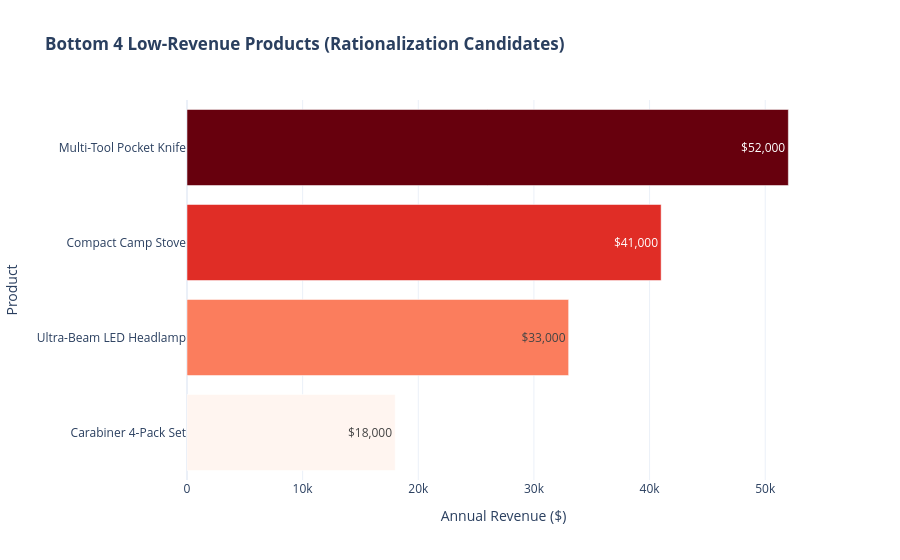

The code cell stored with this chart in its notebook:
### Markdown cell above
## 11. Challenge Activity

**Bottom-N Analysis for Inventory Rationalization:**  
Companies often leak margin by holding slow-moving inventory.

1. Filter the dataset for the **Bottom 4** products.
2. Build an interactive horizontal bar chart using Plotly Express with a warning color palette (`color_continuous_scale="Reds"`).
3. Formulate two specific recommendations for the merchandising team regarding how to handle these 4 items (e.g., discontinuation, discounting, or bundling).

### Code cell
# Challenge Activity: Bottom-4 Analysis
bottom4_df = df.sort_values(by="revenue", ascending=True).head(4)

fig_bottom = px.bar(
    bottom4_df,
    x="revenue",
    y="product",
    orientation="h",
    color="revenue",
    color_continuous_scale="Reds",
    title="<b>Bottom 4 Low-Revenue Products (Rationalization Candidates)</b>",
    labels={"revenue": "Annual Revenue ($)", "product": "Product"},
    text_auto="$,.0f"
)
fig_bottom.update_layout(template="plotly_white", coloraxis_showscale=False)
fig_bottom.show()

### Figure 1 — Plotly figure (JSON) as saved in the notebook; plotly's stock layout.template omitted (floating-point values rounded to 4 significant figures)
{"data": [{"hovertemplate": "Annual Revenue ($)=%{marker.color}<br>Product=%{y}<extra></extra>", "legendgroup": "", "marker": {"color": [18000, 33000, 41000, 52000], "coloraxis": "coloraxis", "pattern": {"shape": ""}}, "name": "", "orientation": "h", "showlegend": false, "textposition": "auto", "texttemplate": "%{x:$,.0f}", "type": "bar", "x": [18000, 33000, 41000, 52000], "xaxis": "x", "y": ["Carabiner 4-Pack Set", "Ultra-Beam LED Headlamp", "Compact Camp Stove", "Multi-Tool Pocket Knife"], "yaxis": "y"}], "layout": {"barmode": "relative", "coloraxis": {"autocolorscale": false, "colorbar": {"title": {"text": "Annual Revenue ($)"}}, "colorscale": [[0, "rgb(255,245,240)"], [0.125, "rgb(254,224,210)"], [0.25, "rgb(252,187,161)"], [0.375, "rgb(252,146,114)"], [0.5, "rgb(251,106,74)"], [0.625, "rgb(239,59,44)"], [0.75, "rgb(203,24,29)"], [0.875, "rgb(165,15,21)"], [1, "rgb(103,0,13)"]], "showscale": false}, "legend": {"tracegroupgap": 0}, "title": {"text": "<b>Bottom 4 Low-Revenue Products (Rationalization Candidates)</b>"}, "xaxis": {"anchor": "y", "domain": [0, 1], "title": {"text": "Annual Revenue ($)"}}, "yaxis": {"anchor": "x", "domain": [0, 1], "title": {"text": "Product"}}}}
